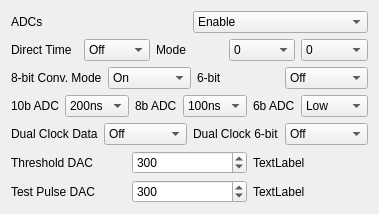
    <widget class="QWidget" name="layoutWidget">
     <property name="geometry">
      <rect>
       <x>10</x>
       <y>300</y>
       <width>301</width>
       <height>201</height>
      </rect>
     </property>
     <layout class="QVBoxLayout" name="verticalLayout_2">
      <item>
       <layout class="QHBoxLayout" name="horizontalLayout_14">
        <item>
         <widget class="QLabel" name="spdcLabel">
          <property name="font">
           <font>
            <family>Arial</family>
            <pointsize>9</pointsize>
           </font>
          </property>
          <property name="text">
           <string>ADCs</string>
          </property>
         </widget>
        </item>
        <item>
         <widget class="QComboBox" name="spdc">
          <property name="font">
           <font>
            <family>Arial</family>
            <pointsize>9</pointsize>
           </font>
          </property>
          <property name="currentIndex">
           <number>1</number>
          </property>
          <item>
           <property name="text">
            <string>Disable</string>
           </property>
          </item>
          <item>
           <property name="text">
            <string>Enable</string>
           </property>
          </item>
         </widget>
        </item>
       </layout>
      </item>
      <item>
       <layout class="QHBoxLayout" name="horizontalLayout_10">
        <item>
         <widget class="QLabel" name="stttLabel">
          <property name="font">
           <font>
            <family>Arial</family>
            <pointsize>9</pointsize>
           </font>
          </property>
          <property name="text">
           <string>Direct Time</string>
          </property>
         </widget>
        </item>
        <item>
         <widget class="QComboBox" name="sttt">
          <property name="font">
           <font>
            <family>Arial</family>
            <pointsize>9</pointsize>
           </font>
          </property>
          <item>
           <property name="text">
            <string>Off</string>
           </property>
          </item>
          <item>
           <property name="text">
            <string>On</string>
           </property>
          </item>
         </widget>
        </item>
        <item>
         <widget class="QLabel" name="stotLabel">
          <property name="font">
           <font>
            <family>Arial</family>
            <pointsize>9</pointsize>
           </font>
          </property>
          <property name="text">
           <string>Mode</string>
          </property>
         </widget>
        </item>
        <item>
         <widget class="QComboBox" name="stpp">
          <property name="font">
           <font>
            <family>Arial</family>
            <pointsize>9</pointsize>
           </font>
          </property>
          <item>
           <property name="text">
            <string>0</string>
           </property>
          </item>
          <item>
           <property name="text">
            <string>1</string>
           </property>
          </item>
         </widget>
        </item>
        <item>
         <widget class="QComboBox" name="stot">
          <property name="font">
           <font>
            <family>Arial</family>
            <pointsize>9</pointsize>
           </font>
          </property>
          <item>
           <property name="text">
            <string>0</string>
           </property>
          </item>
          <item>
           <property name="text">
            <string>1</string>
           </property>
          </item>
         </widget>
        </item>
       </layout>
      </item>
      <item>
       <layout class="QHBoxLayout" name="horizontalLayout_11">
        <item>
         <widget class="QLabel" name="s8bLabel">
          <property name="font">
           <font>
            <family>Arial</family>
            <pointsize>9</pointsize>
           </font>
          </property>
          <property name="text">
           <string>8-bit Conv. Mode</string>
          </property>
         </widget>
        </item>
        <item>
         <widget class="QComboBox" name="s8b">
          <property name="font">
           <font>
            <family>Arial</family>
            <pointsize>9</pointsize>
           </font>
          </property>
          <property name="currentIndex">
           <number>1</number>
          </property>
          <item>
           <property name="text">
            <string>Off</string>
           </property>
          </item>
          <item>
           <property name="text">
            <string>On</string>
           </property>
          </item>
         </widget>
        </item>
        <item>
         <widget class="QLabel" name="s6bLabel">
          <property name="font">
           <font>
            <family>Arial</family>
            <pointsize>9</pointsize>
           </font>
          </property>
          <property name="text">
           <string>6-bit</string>
          </property>
         </widget>
        </item>
        <item>
         <widget class="QComboBox" name="s6b">
          <property name="font">
           <font>
            <family>Arial</family>
            <pointsize>9</pointsize>
           </font>
          </property>
          <item>
           <property name="text">
            <string>Off</string>
           </property>
          </item>
          <item>
           <property name="text">
            <string>On</string>
           </property>
          </item>
         </widget>
        </item>
       </layout>
      </item>
      <item>
       <layout class="QHBoxLayout" name="horizontalLayout_12">
        <item>
         <widget class="QLabel" name="sc010bLabel">
          <property name="font">
           <font>
            <family>Arial</family>
            <pointsize>9</pointsize>
           </font>
          </property>
          <property name="text">
           <string>10b ADC</string>
          </property>
         </widget>
        </item>
        <item>
         <widget class="QComboBox" name="sc010b">
          <property name="font">
           <font>
            <family>Arial</family>
            <pointsize>9</pointsize>
           </font>
          </property>
          <item>
           <property name="text">
            <string>200ns</string>
           </property>
          </item>
          <item>
           <property name="text">
            <string>+60ns</string>
           </property>
          </item>
         </widget>
        </item>
        <item>
         <widget class="QLabel" name="sc08bLabel">
          <property name="font">
           <font>
            <family>Arial</family>
            <pointsize>9</pointsize>
           </font>
          </property>
          <property name="text">
           <string>8b ADC</string>
          </property>
         </widget>
        </item>
        <item>
         <widget class="QComboBox" name="sc08b">
          <property name="font">
           <font>
            <family>Arial</family>
            <pointsize>9</pointsize>
           </font>
          </property>
          <item>
           <property name="text">
            <string>100ns</string>
           </property>
          </item>
          <item>
           <property name="text">
            <string>+60ns</string>
           </property>
          </item>
         </widget>
        </item>
        <item>
         <widget class="QLabel" name="sc06bLabel">
          <property name="font">
           <font>
            <family>Arial</family>
            <pointsize>9</pointsize>
           </font>
          </property>
          <property name="text">
           <string>6b ADC</string>
          </property>
         </widget>
        </item>
        <item>
         <widget class="QComboBox" name="sc06b">
          <property name="font">
           <font>
            <family>Arial</family>
            <pointsize>9</pointsize>
           </font>
          </property>
          <item>
           <property name="text">
            <string>Low</string>
           </property>
          </item>
          <item>
           <property name="text">
            <string>Middle</string>
           </property>
          </item>
          <item>
           <property name="text">
            <string>Up</string>
           </property>
          </item>
         </widget>
        </item>
       </layout>
      </item>
      <item>
       <layout class="QHBoxLayout" name="horizontalLayout_13">
        <item>
         <widget class="QLabel" name="sdcksLabel">
          <property name="font">
           <font>
            <family>Arial</family>
            <pointsize>9</pointsize>
           </font>
          </property>
          <property name="text">
           <string>Dual Clock Data</string>
          </property>
         </widget>
        </item>
        <item>
         <widget class="QComboBox" name="sdcks">
          <property name="font">
           <font>
            <family>Arial</family>
            <pointsize>9</pointsize>
           </font>
          </property>
          <property name="currentIndex">
           <number>0</number>
          </property>
          <item>
           <property name="text">
            <string>Off</string>
           </property>
          </item>
          <item>
           <property name="text">
            <string>On</string>
           </property>
          </item>
         </widget>
        </item>
        <item>
         <widget class="QLabel" name="sdck6bLabel">
          <property name="font">
           <font>
            <family>Arial</family>
            <pointsize>9</pointsize>
           </font>
          </property>
          <property name="text">
           <string>Dual Clock 6-bit</string>
          </property>
         </widget>
        </item>
        <item>
         <widget class="QComboBox" name="sdck6b">
          <property name="font">
           <font>
            <family>Arial</family>
            <pointsize>9</pointsize>
           </font>
          </property>
          <property name="currentIndex">
           <number>0</number>
          </property>
          <item>
           <property name="text">
            <string>Off</string>
           </property>
          </item>
          <item>
           <property name="text">
            <string>On</string>
           </property>
          </item>
         </widget>
        </item>
       </layout>
      </item>
      <item>
       <layout class="QHBoxLayout" name="horizontalLayout_16">
        <item>
         <widget class="QLabel" name="sdtLabel">
          <property name="font">
           <font>
            <family>Arial</family>
            <pointsize>9</pointsize>
           </font>
          </property>
          <property name="text">
           <string>Threshold DAC</string>
          </property>
         </widget>
        </item>
        <item>
         <widget class="QSpinBox" name="sdt">
          <property name="font">
           <font>
            <family>Arial</family>
            <pointsize>9</pointsize>
           </font>
          </property>
          <property name="maximum">
           <number>1023</number>
          </property>
          <property name="value">
           <number>300</number>
          </property>
         </widget>
        </item>
        <item>
         <widget class="QLabel" name="dacmvLabel">
          <property name="font">
           <font>
            <pointsize>9</pointsize>
           </font>
          </property>
          <property name="text">
           <string>TextLabel</string>
          </property>
         </widget>
        </item>
       </layout>
      </item>
      <item>
       <layout class="QHBoxLayout" name="horizontalLayout_15">
        <item>
         <widget class="QLabel" name="sdpLabel_2">
          <property name="font">
           <font>
            <family>Arial</family>
            <pointsize>9</pointsize>
           </font>
          </property>
          <property name="text">
           <string>Test Pulse DAC</string>
          </property>
         </widget>
        </item>
        <item>
         <widget class="QSpinBox" name="sdp_2">
          <property name="font">
           <font>
            <family>Arial</family>
            <pointsize>9</pointsize>
           </font>
          </property>
          <property name="maximum">
           <number>1023</number>
          </property>
          <property name="value">
           <number>300</number>
          </property>
         </widget>
        </item>
        <item>
         <widget class="QLabel" name="dacmvLabel_TP">
          <property name="font">
           <font>
            <pointsize>9</pointsize>
           </font>
          </property>
          <property name="text">
           <string>TextLabel</string>
          </property>
         </widget>
        </item>
       </layout>
      </item>
     </layout>
    </widget>
